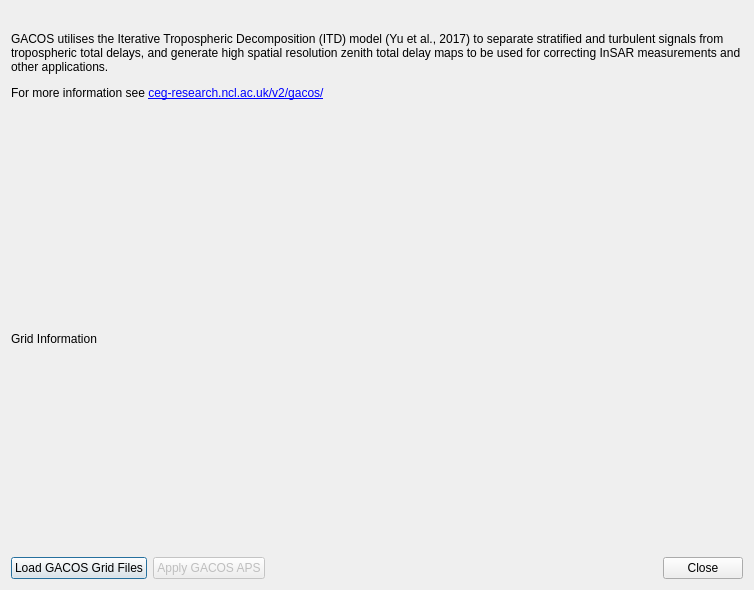
<?xml version="1.0" encoding="UTF-8"?>
<ui version="4.0">
 <class>GACOSCorrection</class>
 <widget class="QDialog" name="GACOSCorrection">
  <property name="geometry">
   <rect>
    <x>0</x>
    <y>0</y>
    <width>754</width>
    <height>590</height>
   </rect>
  </property>
  <property name="minimumSize">
   <size>
    <width>620</width>
    <height>400</height>
   </size>
  </property>
  <property name="windowTitle">
   <string>GACOS APS Correction</string>
  </property>
  <layout class="QVBoxLayout" name="verticalLayout">
   <item>
    <widget class="QLabel" name="label">
     <property name="sizePolicy">
      <sizepolicy hsizetype="Preferred" vsizetype="Maximum">
       <horstretch>0</horstretch>
       <verstretch>0</verstretch>
      </sizepolicy>
     </property>
     <property name="minimumSize">
      <size>
       <width>0</width>
       <height>70</height>
      </size>
     </property>
     <property name="maximumSize">
      <size>
       <width>16777215</width>
       <height>110</height>
      </size>
     </property>
     <property name="text">
      <string>&lt;html&gt;&lt;head/&gt;&lt;body&gt;&lt;p&gt;GACOS utilises the Iterative Tropospheric Decomposition (ITD) model (Yu et al., 2017) to separate stratified and turbulent signals from tropospheric total delays, and generate high spatial resolution zenith total delay maps to be used for correcting InSAR measurements and other applications.&lt;/p&gt;&lt;p&gt;For more information see &lt;a href=&quot;http://ceg-research.ncl.ac.uk/v2/gacos/&quot; target=&quot;_blank&quot;&gt;ceg-research.ncl.ac.uk/v2/gacos/&lt;/a&gt;&lt;/p&gt;&lt;/body&gt;&lt;/html&gt;</string>
     </property>
     <property name="scaledContents">
      <bool>false</bool>
     </property>
     <property name="wordWrap">
      <bool>true</bool>
     </property>
     <property name="margin">
      <number>10</number>
     </property>
    </widget>
   </item>
   <item>
    <layout class="QHBoxLayout" name="horizontalLayoutPlot"/>
   </item>
   <item>
    <layout class="QVBoxLayout" name="verticalLayout_2">
     <item>
      <widget class="QLabel" name="gridInformation">
       <property name="text">
        <string>Grid Information</string>
       </property>
      </widget>
     </item>
    </layout>
   </item>
   <item>
    <layout class="QHBoxLayout" name="horizontalLayout">
     <item>
      <widget class="QPushButton" name="loadGrids">
       <property name="text">
        <string>Load GACOS Grid Files</string>
       </property>
      </widget>
     </item>
     <item>
      <widget class="QPushButton" name="toggleGACOS">
       <property name="enabled">
        <bool>false</bool>
       </property>
       <property name="text">
        <string>Apply GACOS APS</string>
       </property>
      </widget>
     </item>
     <item>
      <spacer name="horizontalSpacer">
       <property name="orientation">
        <enum>Qt::Horizontal</enum>
       </property>
       <property name="sizeHint" stdset="0">
        <size>
         <width>40</width>
         <height>20</height>
        </size>
       </property>
      </spacer>
     </item>
     <item>
      <widget class="QPushButton" name="closeButton">
       <property name="text">
        <string>Close</string>
       </property>
       <property name="shortcut">
        <string>Esc</string>
       </property>
      </widget>
     </item>
    </layout>
   </item>
  </layout>
 </widget>
 <resources/>
 <connections>
  <connection>
   <sender>closeButton</sender>
   <signal>released()</signal>
   <receiver>GACOSCorrection</receiver>
   <slot>close()</slot>
   <hints>
    <hint type="sourcelabel">
     <x>567</x>
     <y>199</y>
    </hint>
    <hint type="destinationlabel">
     <x>309</x>
     <y>199</y>
    </hint>
   </hints>
  </connection>
 </connections>
</ui>
